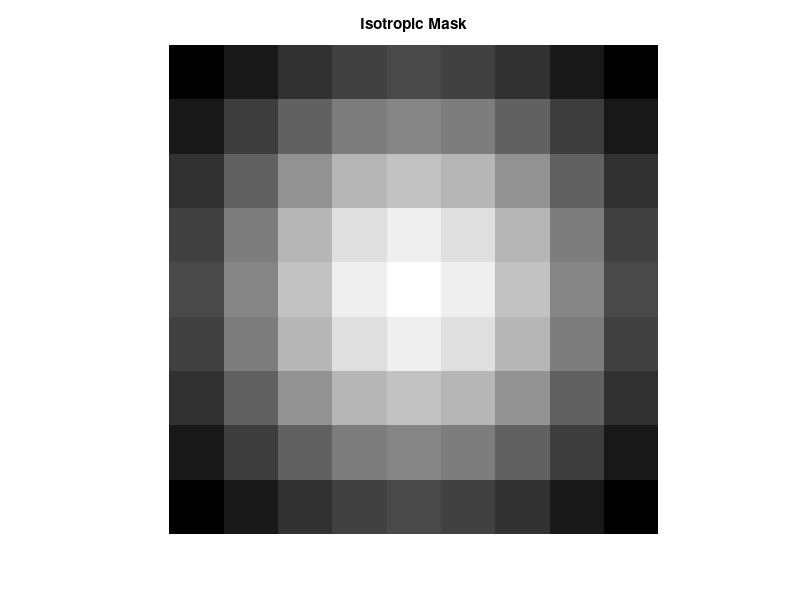

The MATLAB source for this figure: (Note: this script raises an error after producing the figure.)
%% MyMainScript

tic;
%% Your code here
%% Mask used to make images isotropic:
figure(1),imshow(fspecial('gaussian',9,3),[]);
title('Isotropic Mask');

%%  Barbara image
load('../data/barbara.mat');
Orig = myShrinkImageByFactorD(imageOrig,2);
Orig = double(Orig);
i_diff = (max(Orig(:))-min(Orig(:)))*0.05;
img = Orig + i_diff*randn(size(Orig));
RMSD = myPatchBasedFiltering(img,Orig,0.45);
% Optimum value of sigma = 0.45 : RMSD = 0.033
% 0.9*sigma = 0.405 : RMSD = 0.037
% 1.1*sigma = 0.495 : RMSD = 0.035

%%  Grass image
load('../data/grassNoisy.mat');
imgOrig = imread('../data/grass.png');
RMSD = myPatchBasedFiltering(imgCorrupt,imgOrig,0.35);
% Optimum value of sigma = 0.35 : RMSD = 0.0392
% 0.9*sigma = 0.315 : RMSD = 0.0398
% 1.1*sigma = 0.385 : RMSD = 0.0408

%%  Honey comb image
load('../data/honeyCombReal_Noisy.mat');
imgOrig = imread('../data/honeyCombReal.png');
RMSD = myPatchBasedFiltering(imgCorrupt,imgOrig,0.32);
% Optimum value of sigma = 0.32 : RMSD = 0.043
% 0.9*sigma = 0.288 : RMSD = 0.0444
% 1.1*sigma = 0.352 : RMSD = 0.045

%%
toc;
